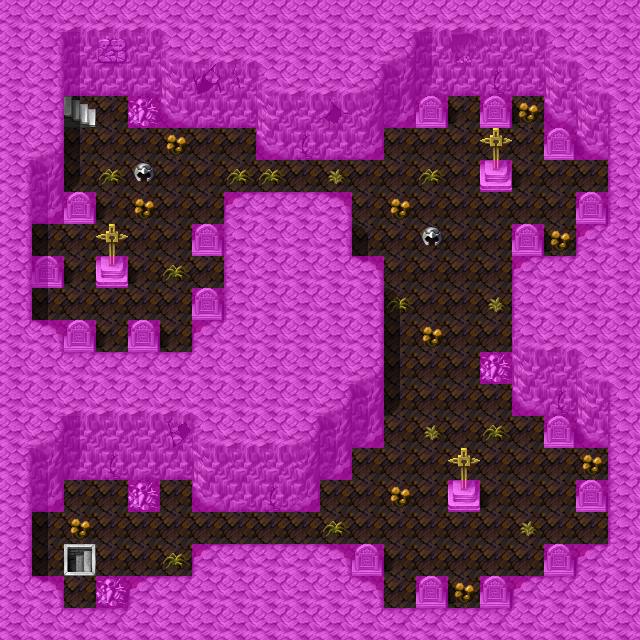

Rendered tile map (Tiled .tmx) drawn with the repository's tilesets; below, a short description and the map source with its tile grids summarised:
An orthogonal 20x20 tile map with 32x32 px tiles, 4 tile layers (Ground, Objects, Above, Walkable), 40 tilesets and 20 objects (14x sign, 4x spawn, 2x mapchange).

<map version="1.0" orientation="orthogonal" width="20" height="20" tilewidth="32" tileheight="32">
 <tileset firstgid="1" name="map_bed_1" tilewidth="32" tileheight="32">
  <image source="../drawable/map_bed_1.png" width="512" height="256" />
 </tileset>
 <tileset firstgid="129" name="map_border_1" tilewidth="32" tileheight="32">
  <image source="../drawable/map_border_1.png" width="512" height="256" />
 </tileset>
 <tileset firstgid="257" name="map_bridge_1" tilewidth="32" tileheight="32">
  <image source="../drawable/map_bridge_1.png" width="512" height="256" />
 </tileset>
 <tileset firstgid="385" name="map_broken_1" tilewidth="32" tileheight="32">
  <image source="../drawable/map_broken_1.png" width="512" height="256" />
 </tileset>
 <tileset firstgid="513" name="map_cavewall_1" tilewidth="32" tileheight="32">
  <image source="../drawable/map_cavewall_1.png" width="576" height="192" />
 </tileset>
 <tileset firstgid="621" name="map_cavewall_2" tilewidth="32" tileheight="32">
  <image source="../drawable/map_cavewall_2.png" width="576" height="192" />
 </tileset>
 <tileset firstgid="729" name="map_cavewall_3" tilewidth="32" tileheight="32">
  <image source="../drawable/map_cavewall_3.png" width="576" height="192" />
 </tileset>
 <tileset firstgid="837" name="map_chair_table_1" tilewidth="32" tileheight="32">
  <image source="../drawable/map_chair_table_1.png" width="512" height="256" />
 </tileset>
 <tileset firstgid="965" name="map_crate_1" tilewidth="32" tileheight="32">
  <image source="../drawable/map_crate_1.png" width="512" height="256" />
 </tileset>
 <tileset firstgid="1093" name="map_cupboard_1" tilewidth="32" tileheight="32">
  <image source="../drawable/map_cupboard_1.png" width="512" height="256" />
 </tileset>
 <tileset firstgid="1221" name="map_curtain_1" tilewidth="32" tileheight="32">
  <image source="../drawable/map_curtain_1.png" width="512" height="256" />
 </tileset>
 <tileset firstgid="1349" name="map_entrance_1" tilewidth="32" tileheight="32">
  <image source="../drawable/map_entrance_1.png" width="512" height="256" />
 </tileset>
 <tileset firstgid="1477" name="map_fence_1" tilewidth="32" tileheight="32">
  <image source="../drawable/map_fence_1.png" width="512" height="256" />
 </tileset>
 <tileset firstgid="1605" name="map_fence_2" tilewidth="32" tileheight="32">
  <image source="../drawable/map_fence_2.png" width="512" height="256" />
 </tileset>
 <tileset firstgid="1733" name="map_ground_1" tilewidth="32" tileheight="32">
  <image source="../drawable/map_ground_1.png" width="512" height="256" />
 </tileset>
 <tileset firstgid="1861" name="map_ground_2" tilewidth="32" tileheight="32">
  <image source="../drawable/map_ground_2.png" width="512" height="256" />
 </tileset>
 <tileset firstgid="1989" name="map_ground_3" tilewidth="32" tileheight="32">
  <image source="../drawable/map_ground_3.png" width="512" height="256" />
 </tileset>
 <tileset firstgid="2117" name="map_ground_4" tilewidth="32" tileheight="32">
  <image source="../drawable/map_ground_4.png" width="512" height="256" />
 </tileset>
 <tileset firstgid="2245" name="map_ground_5" tilewidth="32" tileheight="32">
  <image source="../drawable/map_ground_5.png" width="512" height="256" />
 </tileset>
 <tileset firstgid="2373" name="map_ground_6" tilewidth="32" tileheight="32">
  <image source="../drawable/map_ground_6.png" width="512" height="256" />
 </tileset>
 <tileset firstgid="2501" name="map_ground_7" tilewidth="32" tileheight="32">
  <image source="../drawable/map_ground_7.png" width="512" height="256" />
 </tileset>
 <tileset firstgid="2629" name="map_ground_8" tilewidth="32" tileheight="32">
  <image source="../drawable/map_ground_8.png" width="512" height="256" />
 </tileset>
 <tileset firstgid="2757" name="map_indoor_1" tilewidth="32" tileheight="32">
  <image source="../drawable/map_indoor_1.png" width="512" height="256" />
 </tileset>
 <tileset firstgid="2885" name="map_kitchen_1" tilewidth="32" tileheight="32">
  <image source="../drawable/map_kitchen_1.png" width="512" height="256" />
 </tileset>
 <tileset firstgid="3013" name="map_outdoor_1" tilewidth="32" tileheight="32">
  <image source="../drawable/map_outdoor_1.png" width="512" height="256" />
 </tileset>
 <tileset firstgid="3141" name="map_pillar_1" tilewidth="32" tileheight="32">
  <image source="../drawable/map_pillar_1.png" width="512" height="256" />
 </tileset>
 <tileset firstgid="3269" name="map_plant_1" tilewidth="32" tileheight="32">
  <image source="../drawable/map_plant_1.png" width="512" height="256" />
 </tileset>
 <tileset firstgid="3397" name="map_rock_1" tilewidth="32" tileheight="32">
  <image source="../drawable/map_rock_1.png" width="512" height="256" />
 </tileset>
 <tileset firstgid="3525" name="map_roof_1" tilewidth="32" tileheight="32">
  <image source="../drawable/map_roof_1.png" width="512" height="256" />
 </tileset>
 <tileset firstgid="3653" name="map_roof_2" tilewidth="32" tileheight="32">
  <image source="../drawable/map_roof_2.png" width="512" height="256" />
 </tileset>
 <tileset firstgid="3781" name="map_shop_1" tilewidth="32" tileheight="32">
  <image source="../drawable/map_shop_1.png" width="512" height="256" />
 </tileset>
 <tileset firstgid="3909" name="map_sign_ladder_1" tilewidth="32" tileheight="32">
  <image source="../drawable/map_sign_ladder_1.png" width="512" height="256" />
 </tileset>
 <tileset firstgid="4037" name="map_table_1" tilewidth="32" tileheight="32">
  <image source="../drawable/map_table_1.png" width="512" height="256" />
 </tileset>
 <tileset firstgid="4165" name="map_trail_1" tilewidth="32" tileheight="32">
  <image source="../drawable/map_trail_1.png" width="512" height="256" />
 </tileset>
 <tileset firstgid="4293" name="map_tree_1" tilewidth="32" tileheight="32">
  <image source="../drawable/map_tree_1.png" width="512" height="256" />
 </tileset>
 <tileset firstgid="4421" name="map_wall_1" tilewidth="32" tileheight="32">
  <image source="../drawable/map_wall_1.png" width="512" height="256" />
 </tileset>
 <tileset firstgid="4549" name="map_wall_2" tilewidth="32" tileheight="32">
  <image source="../drawable/map_wall_2.png" width="480" height="256" />
 </tileset>
 <tileset firstgid="4669" name="map_wall_3" tilewidth="32" tileheight="32">
  <image source="../drawable/map_wall_3.png" width="480" height="256" />
 </tileset>
 <tileset firstgid="4789" name="map_window_1" tilewidth="32" tileheight="32">
  <image source="../drawable/map_window_1.png" width="512" height="256" />
 </tileset>
 <tileset firstgid="4917" name="map_window_2" tilewidth="32" tileheight="32">
  <image source="../drawable/map_window_2.png" width="512" height="256" />
 </tileset>
 <layer name="Ground" width="20" height="20">
  <data>[400 cells, 400 non-empty, 12 distinct tile ids]</data>
 </layer>
 <layer name="Objects" width="20" height="20">
  <data>[400 cells, 93 non-empty, 20 distinct tile ids]</data>
 </layer>
 <layer name="Above" width="20" height="20">
  <data>[400 cells, 46 non-empty, 8 distinct tile ids]</data>
 </layer>
 <layer name="Walkable" width="20" height="20">
  <data>[400 cells, 263 non-empty, 1 distinct tile ids]</data>
 </layer>
 <objectgroup name="Mapevents" width="0" height="0">
  <object name="north" type="mapchange" x="64" y="96" width="32" height="32">
   <properties>
    <property name="map" value="blackwater_mountain12" />
    <property name="place" value="south" />
   </properties>
  </object>
  <object name="south" type="mapchange" x="64" y="544" width="32" height="32">
   <properties>
    <property name="map" value="blackwater_mountain34" />
    <property name="place" value="north" />
   </properties>
  </object>
  </objectgroup>
 <objectgroup name="Spawn" width="0" height="0" visible="0">
  <!-- 4 objects omitted --></objectgroup>
 <objectgroup name="Keys" width="0" height="0" />
</map>
<!-- 18 of 20 objects omitted -->
